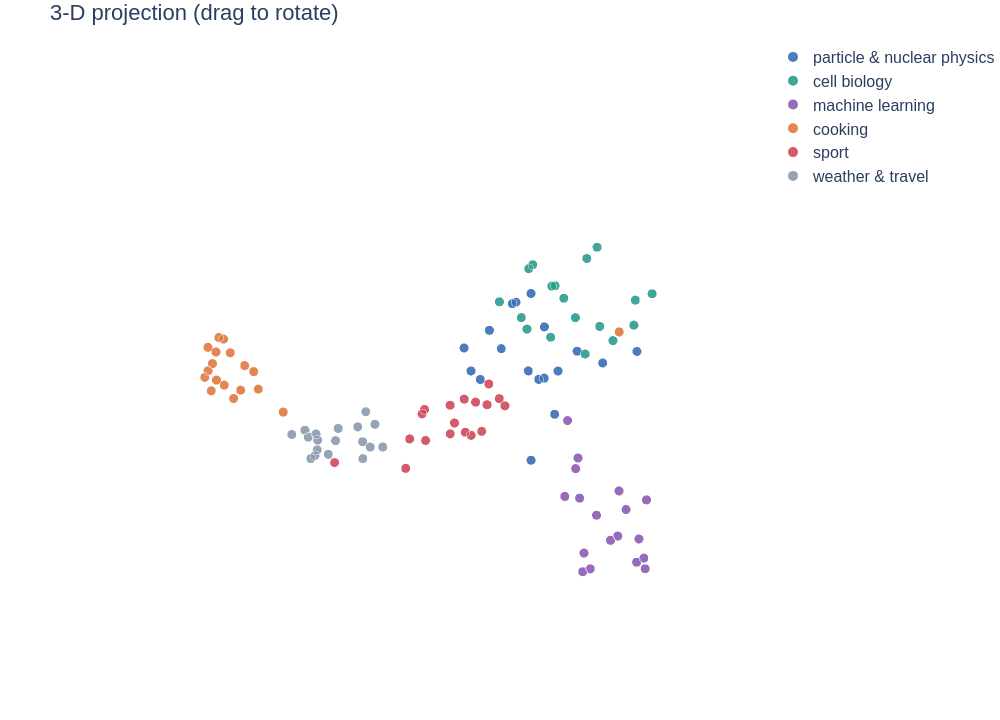

The notebook cell this image was saved under:
### Markdown cell above
## 7 · The 3-D version

The same projection with one more dimension to spend. Drag to rotate.

### Code cell
XYZ = umap.UMAP(n_components=3, n_neighbors=12, min_dist=0.35, metric="cosine", random_state=7).fit_transform(E)
fig = go.Figure()
for t, col in PALETTE.items():
    if t == "probes": continue
    m = labels == t
    fig.add_trace(go.Scatter3d(x=XYZ[m, 0], y=XYZ[m, 1], z=XYZ[m, 2], mode="markers", name=t,
                               marker=dict(size=5.5, color=col, opacity=0.9, line=dict(color="white", width=0.5)),
                               text=[wrap(s) for s in np.array(sentences)[m]], hovertemplate="%{text}<extra>" + t + "</extra>"))
ax = dict(visible=False)
fig.update_layout(width=1000, height=720, font=FONT, scene=dict(xaxis=ax, yaxis=ax, zaxis=ax), legend=dict(itemsizing="constant"),
                  margin=dict(l=0, r=0, t=40, b=0), title="3-D projection (drag to rotate)")
fig.show()

### Figure 1 — Plotly figure (JSON) as saved in the notebook; plotly's stock layout.template omitted (floating-point values rounded to 4 significant figures)
{"data": [{"hovertemplate": "%{text}<extra>particle & nuclear physics</extra>", "marker": {"color": "#3B6FB6", "line": {"color": "white", "width": 0.5}, "opacity": 0.9, "size": 5.5}, "mode": "markers", "name": "particle & nuclear physics", "text": ["The Higgs boson was discovered at the Large <br>Hadron Collider in 2012.", "Neutrinos oscillate between three flavours as <br>they travel.", "Beta decay turns a neutron into a proton, an <br>electron and an antineutrino.", "The half-life of cobalt-60 is about 5.27 years.", "Quarks are confined inside protons and neutrons <br>by the strong force.", "A germanium detector measures gamma-ray energies <br>with high resolution.", "The Standard Model does not explain dark matter.", "Muons decay into electrons and two neutrinos.", "Electron capture competes with positron emission <br>in proton-rich nuclei.", "The proton radius was measured with muonic <br>hydrogen.", "Cosmic rays produce showers of particles in the <br>upper atmosphere.", "A cyclotron accelerates charged particles along <br>a spiral path.", "Parity is violated in the weak interaction.", "Scintillators emit light when ionizing radiation <br>passes through them.", "The binding energy per nucleon peaks near iron.", "Antimatter annihilates with matter and produces <br>photons.", "Cross sections are measured in barns.", "A trigger system decides which collisions are <br>recorded."], "type": "scatter3d", "x": [5.004, 4.616, 4.425, 5.02, 4.281, 4.754, 5.078, 4.626, 4.418, 4.401, 4.97, 4.772, 3.956, 5.167, 4.202, 5.034, 3.888, 4.011], "y": [9.55, 8.697, 8.884, 9.102, 9.281, 9.596, 9.392, 8.789, 9.106, 9.547, 8.429, 8.551, 10.02, 8.705, 9.771, 8.809, 8.8, 8.927], "z": [9.575, 9.374, 10.1, 10.32, 9.181, 8.982, 9.626, 10.01, 9.762, 9.633, 9.424, 8.943, 9.644, 9.334, 9.49, 9.856, 8.627, 7.445]}, {"hovertemplate": "%{text}<extra>cell biology</extra>", "marker": {"color": "#2A9D8F", "line": {"color": "white", "width": 0.5}, "opacity": 0.9, "size": 5.5}, "mode": "markers", "name": "cell biology", "text": ["Mitochondria produce most of the cell's ATP.", "DNA is wrapped around histone proteins to form <br>nucleosomes.", "Ribosomes translate messenger RNA into protein.", "Stem cells can differentiate into many cell <br>types.", "Histone acetylation is associated with active <br>transcription.", "The cell membrane is a lipid bilayer with <br>embedded proteins.", "Tumour cells often carry mutations in the p53 <br>gene.", "Mass cytometry measures dozens of proteins in <br>single cells.", "During mitosis the chromosomes are pulled to <br>opposite poles.", "Enzymes lower the activation energy of <br>biochemical reactions.", "T cells recognise antigens presented on the <br>surface of other cells.", "CRISPR uses a guide RNA to cut DNA at a chosen <br>site.", "Apoptosis is programmed cell death.", "Methylation of DNA can silence a gene without <br>changing its sequence.", "Antibodies bind specific epitopes on their <br>targets.", "The cytoskeleton gives the cell its shape and <br>moves cargo.", "Bacteria divide by binary fission.", "Single-cell sequencing reveals heterogeneity <br>inside a tumour."], "type": "scatter3d", "x": [3.808, 2.974, 3.27, 3.095, 2.662, 3.24, 2.592, 3.615, 3.338, 3.205, 3.146, 2.65, 2.686, 2.504, 3.273, 3.385, 3.723, 2.472], "y": [8.031, 8.655, 9.04, 7.937, 8.854, 8.006, 8.585, 8.718, 8.659, 9.525, 8.346, 9.312, 8.112, 9.394, 9.38, 8.211, 8.401, 8.399], "z": [9.401, 9.079, 8.832, 9.569, 8.896, 8.918, 9.926, 9.094, 9.515, 9.783, 9.489, 9.11, 9.226, 9.539, 9.187, 8.89, 10.02, 9.659]}, {"hovertemplate": "%{text}<extra>machine learning</extra>", "marker": {"color": "#8E5BB5", "line": {"color": "white", "width": 0.5}, "opacity": 0.9, "size": 5.5}, "mode": "markers", "name": "machine learning", "text": ["A transformer uses self-attention instead of <br>recurrence.", "Gradient descent updates the weights to reduce <br>the loss.", "Overfitting means the model memorised the <br>training set.", "Dropout randomly disables neurons during <br>training.", "A language model predicts the next token.", "Embeddings map text to vectors in a <br>high-dimensional space.", "Retrieval-augmented generation puts documents <br>into the prompt.", "The learning rate controls the size of each <br>update step.", "Convolutional networks are good at recognising <br>images.", "Reinforcement learning optimises a reward <br>signal.", "Quantization stores each weight with fewer bits.", "An agent calls tools in a loop until it has an <br>answer.", "Batch normalisation stabilises the training of <br>deep networks.", "The validation set is used to choose <br>hyperparameters.", "Attention weights say which tokens influence <br>which.", "Fine-tuning adapts a pretrained model to a new <br>task.", "A variational autoencoder learns a latent <br>distribution.", "Backpropagation computes gradients with the <br>chain rule."], "type": "scatter3d", "x": [3.217, 4.341, 4.324, 4.211, 3.58, 3.469, 3.474, 4.101, 3.87, 3.669, 4.416, 3.255, 4.394, 4.143, 3.661, 3.736, 3.893, 4.025], "y": [10.25, 10.45, 10.07, 10.05, 9.781, 9.061, 9.308, 10.66, 9.426, 10.57, 9.79, 10.02, 10.22, 9.775, 10.05, 10.12, 10.71, 10.58], "z": [7.084, 7.387, 6.789, 6.339, 6.733, 7.884, 7.389, 6.909, 7.035, 6.583, 8.09, 6.784, 6.679, 7.419, 7.403, 6.62, 6.666, 7.204]}, {"hovertemplate": "%{text}<extra>cooking</extra>", "marker": {"color": "#E07A3F", "line": {"color": "white", "width": 0.5}, "opacity": 0.9, "size": 5.5}, "mode": "markers", "name": "cooking", "text": ["Simmer the tomato sauce for twenty minutes.", "Knead the dough until it is smooth and elastic.", "Add a pinch of salt to the boiling water before <br>the pasta.", "Roast the vegetables at 200 degrees until <br>golden.", "Whisk the eggs with sugar until pale and fluffy.", "Let the steak rest for five minutes before <br>slicing.", "Fresh basil goes on the pizza after it comes out <br>of the oven.", "Toast the spices in a dry pan to release their <br>aroma.", "The bread needs to rise for an hour in a warm <br>place.", "Caramelise the onions slowly over low heat.", "Fold the chocolate into the batter gently.", "Hummus is made from chickpeas, tahini, lemon and <br>garlic.", "Marinate the chicken overnight in yoghurt and <br>spices.", "A sharp knife is safer than a dull one in the <br>kitchen.", "Deglaze the pan with a splash of white wine.", "Sourdough starter is fed with flour and water <br>every day.", "Grate fresh parmesan over the risotto just <br>before serving.", "Shakshuka is eggs poached in a spiced tomato <br>sauce."], "type": "scatter3d", "x": [3.836, 4.433, 3.539, 3.454, 4.198, 3.625, 3.75, 3.472, 3.629, 3.344, 4.435, 3.915, 3.855, 2.339, 3.589, 4.242, 4.034, 4.27], "y": [1.097, 1.889, 1.159, 2.069, 1.755, 0.9501, 1.332, 1.707, 3.079, 1.815, 1.899, 2.132, 1.461, 8.981, 1.422, 2.354, 1.343, 1.455], "z": [5.152, 5.652, 5.641, 4.809, 5.249, 5.27, 5.848, 5.221, 4.867, 5.065, 5.185, 5.052, 4.805, 8.725, 5.453, 5.137, 5.753, 5.202]}, {"hovertemplate": "%{text}<extra>sport</extra>", "marker": {"color": "#D1495B", "line": {"color": "white", "width": 0.5}, "opacity": 0.9, "size": 5.5}, "mode": "markers", "name": "sport", "text": ["The striker scored twice in the second half.", "She won the marathon in two hours and nineteen <br>minutes.", "The goalkeeper saved a penalty in extra time.", "The team was relegated after losing its last <br>five matches.", "He served an ace to win the tennis final.", "The cyclists climbed the mountain pass in the <br>rain.", "A three-pointer at the buzzer decided the <br>basketball game.", "The referee showed a red card for a dangerous <br>tackle.", "The swimmer broke the world record in the 100 <br>metre freestyle.", "The coach changed tactics at half-time.", "The sprinter was disqualified for a false start.", "The home crowd cheered as the team lifted the <br>trophy.", "She trains six days a week for the Olympic <br>Games.", "The match ended in a goalless draw.", "The quarterback threw a long pass for a <br>touchdown.", "The gymnast landed a perfect vault.", "The club signed a new midfielder in the transfer <br>window.", "The rowing crew crossed the finish line half a <br>length ahead."], "type": "scatter3d", "x": [2.873, 3.543, 3.111, 2.492, 2.804, 3.179, 2.607, 2.875, 3.487, 3.158, 3.458, 2.386, 3.796, 2.331, 2.791, 3.151, 2.646, 2.985], "y": [7.321, 6.329, 6.782, 7.043, 6.888, 4.015, 7.074, 6.871, 6.626, 7.277, 6.503, 6.734, 6.489, 7.161, 6.642, 6.853, 7.498, 6.137], "z": [6.902, 6.03, 6.731, 6.965, 6.067, 3.876, 6.082, 6.774, 6.138, 6.429, 6.597, 6.383, 5.65, 6.652, 6.116, 6.213, 6.854, 6.231]}, {"hovertemplate": "%{text}<extra>weather & travel</extra>", "marker": {"color": "#8D99AE", "line": {"color": "white", "width": 0.5}, "opacity": 0.9, "size": 5.5}, "mode": "markers", "name": "weather & travel", "text": ["It will rain heavily in the north tomorrow <br>afternoon.", "The flight to Rome was delayed by three hours.", "A heat wave is expected to last until the <br>weekend.", "The train leaves from platform four at nine <br>o'clock.", "Snow closed the mountain road for two days.", "We booked a small hotel near the old harbour.", "Strong winds are forecast along the coast <br>tonight.", "My suitcase was lost somewhere between two <br>airports.", "The morning fog lifted and the sun came out.", "You need a visa to enter the country as a <br>tourist.", "The humidity makes the summer nights <br>uncomfortable.", "The ferry to the island runs twice a day.", "A thunderstorm knocked out the power in the <br>village.", "We rented a car and drove along the coast.", "Temperatures will drop below freezing overnight.", "The museum is a ten-minute walk from the <br>station.", "Pack a raincoat, the forecast looks unsettled.", "The airport bus stops in front of the central <br>station."], "type": "scatter3d", "x": [3.524, 3.234, 3.168, 3.82, 3.646, 3.163, 3.295, 3.362, 2.945, 2.806, 3.15, 3.895, 3.35, 3.312, 3.596, 3.646, 3.261, 3.321], "y": [3.707, 5.209, 3.133, 5.502, 3.822, 4.687, 3.629, 5.217, 3.8, 4.533, 3.463, 4.398, 4.038, 4.311, 3.252, 5.32, 3.516, 5.492], "z": [4.001, 5.536, 4.185, 5.271, 4.682, 5.145, 4.443, 5.092, 4.173, 5.218, 3.856, 5.087, 4.204, 4.978, 4.389, 5.442, 3.8, 5.233]}], "layout": {"font": {"family": "Helvetica, Arial, sans-serif", "size": 16}, "height": 720, "legend": {"itemsizing": "constant"}, "margin": {"b": 0, "l": 0, "r": 0, "t": 40}, "scene": {"xaxis": {"visible": false}, "yaxis": {"visible": false}, "zaxis": {"visible": false}}, "title": {"text": "3-D projection (drag to rotate)"}, "width": 1000}}
